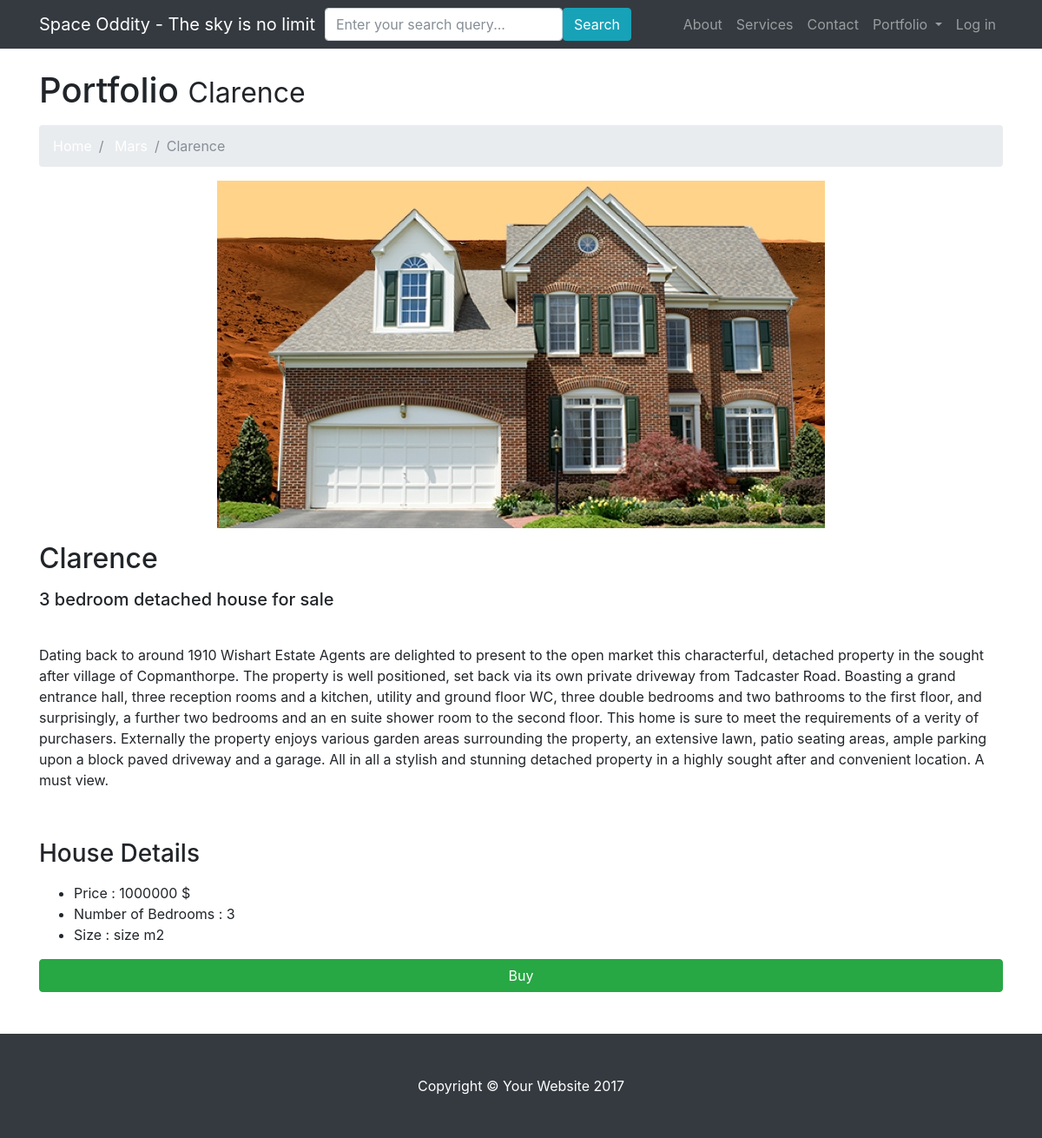
Page /house/1 on the committed database.
### main_app/models.py (models this page shows, shortened)
class House(models.Model):
    price = models.IntegerField()
    planet = models.ForeignKey(Planet, related_name='houses')
    owner = models.ForeignKey(User, related_name='houses', blank=True, null=True)
    name = models.CharField(max_length=50)
    house_photo = models.CharField(max_length=100)
    house_desc_short = models.CharField(max_length=150)
    house_desc_long = models.CharField(max_length=1500)
    size_m = models.IntegerField()
    bedroom_no = models.IntegerField()

class Planet(models.Model):
    name = models.CharField(max_length=50)
    main_photo = models.CharField(max_length=100)
    small_photo = models.CharField(max_length=100)
    description = models.CharField(max_length=100)
    description_long = models.CharField(max_length=1000)
    def __str__(self):
        return self.name

### main_app/views.py (the view)
# urls.py: url(r'^house/(?P<house_id>[0-9]+)', views.house, name='house'),
def house(request, house_id):
    house = get_object_or_404(models.House, id=house_id)
    if request.method == 'POST':
        form = SearchForm(request.POST)
        if form.is_valid():
            request.session['house_id'] = house_id
            return redirect('search_results', form.cleaned_data['query'])
    else:
        form = SearchForm()
    params = generate_params()
    params['house'] = house
    params['form'] = form
    return render(request, 'house.html', params)

### main_app/forms.py
class SearchForm(forms.Form):
    query = forms.CharField( label=False, widget=forms.TextInput(attrs={'class':'form-control','placeholder':'Enter your search query...'}))

### main_app/views.py (called while the page is built)
def generate_params():
    user = User.objects.first()
    properties = user.houses.all()
    total_value = sum([house.price for house in properties])
    planets = models.Planet.objects.all()
    context = {
        'planets': planets,
        'user': User.objects.first(),
        'total_value': total_value,
    }
    return context

### templates/house.html (shortened to what this page needs)
<!DOCTYPE html>
<html lang="en">
{% extends 'index.html' %}
{% block body_block %}
<div class="container">
  <h1 class="mt-4 mb-3">Portfolio <small>{{house.name}}</small> </h1>
  <ol class="breadcrumb">
    <li class="breadcrumb-item">
      <a href="{% url 'index' %}">Home</a>
    </li>
      <li class="breadcrumb-item">
          <a href="{% url 'planet' house.planet.id  %}">{{house.planet}}</a>
      </li>
      <li class="breadcrumb-item active">{{house.name}}</li>
  </ol>
  <div class="row">
  <img class="img-fluid" style = "margin: 0 auto;" src={{house.house_photo}}  alt="">
    <div class="col-md-12">
      <h2 class="my-3">{{house.name}}</h2>
      <h5 class="my-3">{{house.house_desc_short}}</h5>
      <br>
      <p>{{house.house_desc_long}}</p>
        <br>
      <h3 class="my-3">House Details</h3>
      <ul>
          <li>Price : {{house.price}} $</li>
          <li>Number of Bedrooms : {{house.bedroom_no}}</li>
          <li>Size : {{house.size_m}} m2</li>
      </ul>
        <form action="https://www.paypal.com/cgi-bin/webscr" method="post" target="_top">
            <button type="submit" class="btn btn-success btn-block">Buy</button>
        </form>
        <br>
        <br>
    </div>
  </div>
</div>
    {% endblock %}

### static/css/modern-business.css (style rules this page uses)
body { padding-top: 54px; }
@media (min-width: 992px) { body { padding-top: 56px; } }

### rows in the picture
House: name "Clarence", planet "Mars", house_photo (picture), house_desc_short "3 bedroom detached house for sale", house_desc_long "Dating back to around 1910 Wishart Estate Agents are delighted to present to the open market this characterful, detached property in the sought after village of Copmanthorpe. The property is well positioned, set back via its own private driveway from Tadcaster Road. Boasting a grand entrance hall, three reception rooms and a kitchen, utility and ground floor WC, three double bedrooms and two bathrooms to the first floor, and surprisingly, a further two bedrooms and an en suite shower room to the second floor. This home is sure to meet the requirements of a verity of purchasers. Externally the property enjoys various garden areas surrounding the property, an extensive lawn, patio seating…", price "1000000", bedroom_no "3", size_m "size"
